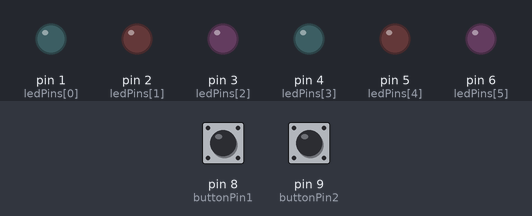
Recording of a sketch running on a simulated Arduino Uno, built with avr-gcc and run on an emulated ATmega328P. Parts: output pins drawn as LEDs (lit = HIGH). Dashed ring = blinking. Inputs (shaded band) come from the test bench; at power-on: pin 8 (buttonPin1) HIGH, pin 9 (buttonPin2) HIGH.

Above: at 1.2 s.
1.3 s: pin 8 (buttonPin1) pulled LOW for 0.15 s
At 1.46 s:
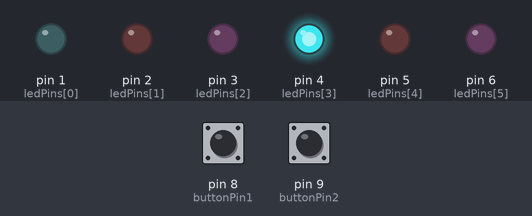
4.3 s: pin 9 (buttonPin2) pulled LOW for 1 s
At 4.46 s:
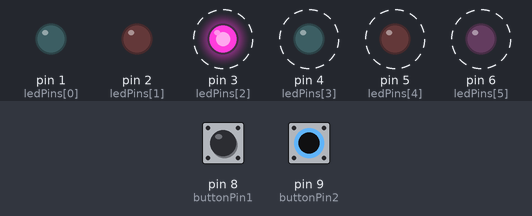
7.3 s: pin 9 (buttonPin2) pulled LOW for 3.2 s
At 7.51 s:
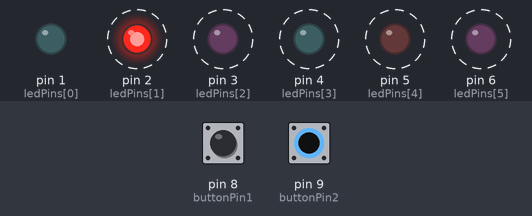
12.0 s: pin 8 (buttonPin1) pulled LOW for 3.2 s
At 12.21 s:
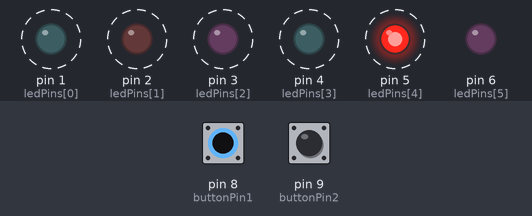
Timing chart, 0 to 16.8 s (numbered marks = the images above; inputs shaded):
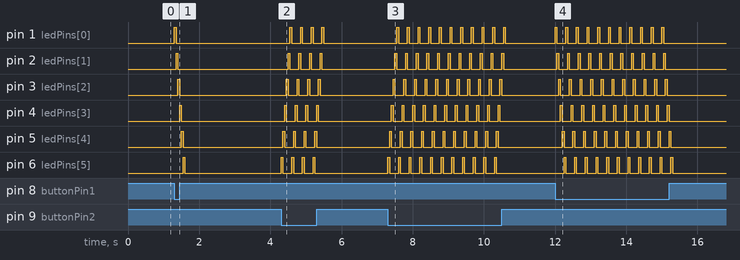

The sketch:

sketch.ino
```cpp
const int buttonPin1 = 8;
const int buttonPin2 = 9;
const int ledPins[] = {1, 2, 3, 4, 5, 6};
const int numLeds = sizeof(ledPins) / sizeof(ledPins[0]);

void setup() {
    pinMode(buttonPin1, INPUT_PULLUP);
    pinMode(buttonPin2, INPUT_PULLUP);
    for (int i = 0; i < numLeds; i++) {
        pinMode(ledPins[i], OUTPUT);
    }
}

void loop() {
    if (digitalRead(buttonPin1) == LOW) {
        animateLeds(0, numLeds, 1); // Анимация вперёд
    }
    if (digitalRead(buttonPin2) == LOW) {
        animateLeds(numLeds - 1, -1, -1); // Анимация назад
    }
}

void animateLeds(int start, int end, int step) {
    for (int i = start; i != end; i += step) {
        digitalWrite(ledPins[i], HIGH);
        delay(50);
        digitalWrite(ledPins[i], LOW);
    }
}
```

Measured:
- after the input at 1.3 s, pin 1 (ledPins[0]): LOW → HIGH at once, → LOW 0.05 s later; pin 2 (ledPins[1]): LOW → HIGH after 0.05 s, → LOW 0.05 s later; pin 3 (ledPins[2]): LOW → HIGH after 0.10 s, → LOW 0.05 s later; pin 4 (ledPins[3]): LOW → HIGH after 0.15 s, → LOW 0.05 s later; pin 5 (ledPins[4]): LOW → HIGH after 0.20 s, → LOW 0.05 s later
- after the input at 4.3 s, pin 1 (ledPins[0]): alternates HIGH for 0.05 s and LOW for 0.25 s, 8 changes in all, then stays LOW, starting after 0.25 s; pin 2 (ledPins[1]): alternates HIGH for 0.05 s and LOW for 0.25 s, 8 changes in all, then stays LOW, starting after 0.20 s
- after the input at 7.3 s, pin 1 (ledPins[0]): alternates HIGH for 0.05 s and LOW for 0.25 s, 22 changes in all, then stays LOW, starting after 0.25 s; pin 2 (ledPins[1]): alternates HIGH for 0.05 s and LOW for 0.25 s, 22 changes in all, then stays LOW, starting after 0.20 s
- after the input at 12.0 s, pin 1 (ledPins[0]): alternates HIGH for 0.05 s and LOW for 0.25 s, 22 changes in all, then stays LOW, starting at once; pin 2 (ledPins[1]): alternates HIGH for 0.05 s and LOW for 0.25 s, 22 changes in all, then stays LOW, starting after 0.05 s
